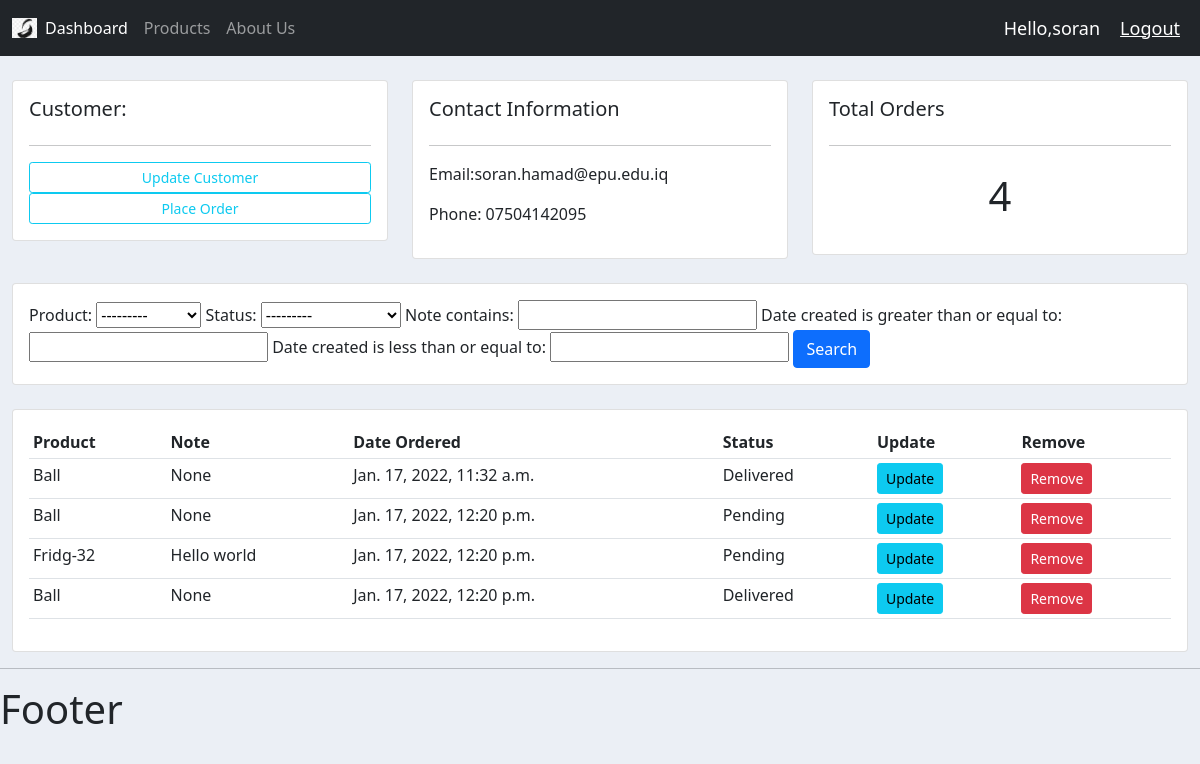
/customer/1/ (signed in), run on an earlier commit of the app's database.
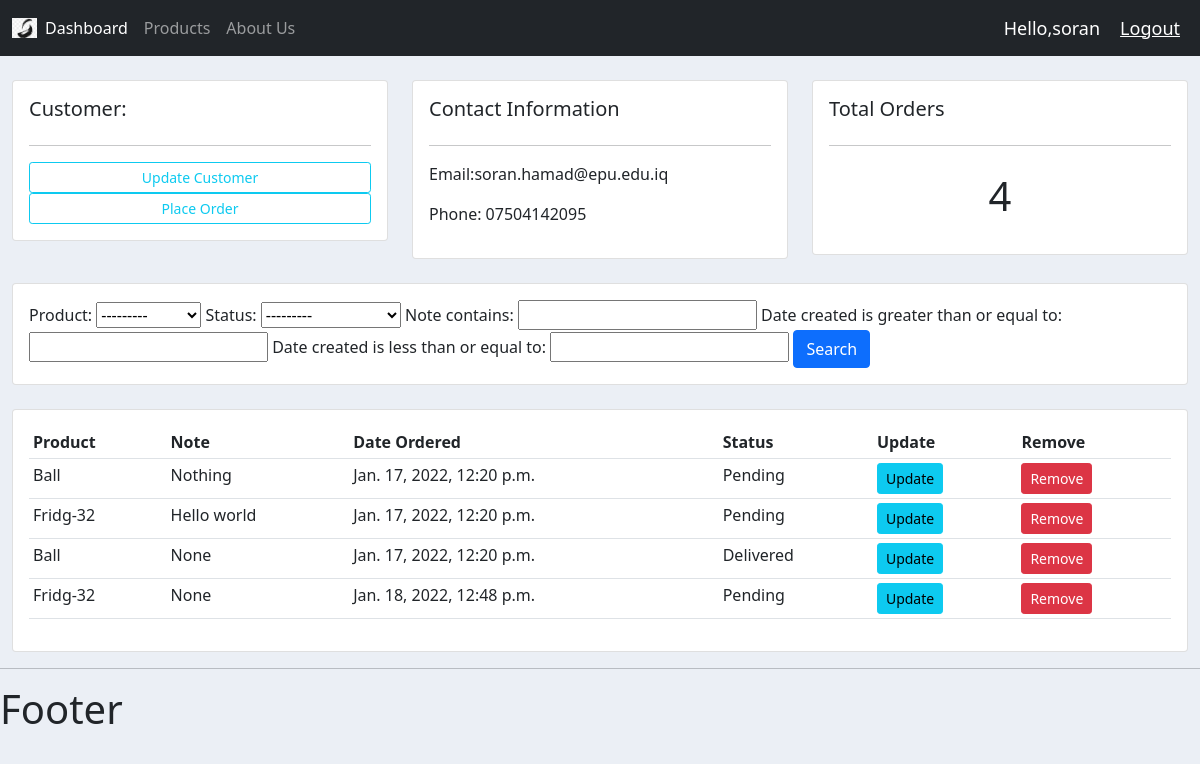
And on a later commit of the database.
### accounts/models.py (models this page shows, shortened)
class Order(models.Model):
    STATUS = (
        ('Pending', 'Pending'),
        ('Out for delivery', 'Out for delivery'),
        ('Delivered', 'Delivered')
    )
    customer = models.ForeignKey(Customer, null=True, on_delete=models.SET_NULL)
    product = models.ForeignKey(Product, null=True, on_delete=models.SET_NULL)
    date_created = models.DateTimeField(auto_now_add=True, null=True)
    status = models.CharField(max_length=200, null=True, choices=STATUS)
    note = models.CharField(max_length=1000, null=True)

class Product(models.Model):
    CATEGORY = (
        ('Indoor', 'Indoor'),
        ('Out Door', 'Out Door'),
    )
    name = models.CharField(max_length=200, null=True)
    price = models.FloatField(null=True)
    category = models.CharField(max_length=200, null=True, choices=CATEGORY)
    description = models.CharField(max_length=200, null=True, blank=True)
    date_created = models.DateTimeField(auto_now_add=True, null=True)
    tags = models.ManyToManyField(Tag)
    def __str__(self):
        return self.name

### accounts/views.py (the view)
# urls.py: path('customer/<str:pk_test>/', views.customer, name="customer"),
@login_required(login_url='login')
def customer(request, pk_test):
    customer = Customer.objects.get(id=pk_test)
    orders = customer.order_set.all()
    order_count = orders.count()
    myFiler = OrderFilter(request.GET, queryset=orders)
    orders = myFiler.qs
    context = {'customer': customer, 'orders': orders, 'order_count': order_count, 'myFilter': myFiler}
    return render(request, 'accounts/customer.html', context)

### accounts/templates/accounts/customer.html
{% extends 'accounts/main.html' %}
{% block content %}
    <br>
    <div class="row">
        <div class="col-md">
            <div class="card card-body">
                <h5>Customer:</h5>
                <hr>
                <a class="btn btn-outline-info  btn-sm btn-block" href="">Update Customer</a>
                <a class="btn btn-outline-info  btn-sm btn-block" href="{% url 'create_order' customer.id %}">Place
                    Order</a>
            </div>
        </div>
        <div class="col-md">
            <div class="card card-body">
                <h5>Contact Information</h5>
                <hr>
                <p>Email:{{ customer.email }} </p>
                <p>Phone: {{ customer.phone }}</p>
            </div>
        </div>
        <div class="col-md">
            <div class="card card-body">
                <h5>Total Orders</h5>
                <hr>
                <h1 style="text-align: center;padding: 10px">{{ order_count }}</h1>
            </div>
        </div>
    </div>
    <br>
    <div class="row">
        <div class="col">
            <div class="card card-body">
                <form method="get">
                    {{ myFilter.form }}
                    <button class="btn btn-primary" type="submit">Search</button>
                </form>
            </div>
        </div>
    </div>
    <br>
    <div class="row">
        <div class="col-md">
            <div class="card card-body">
                <table class="table table-sm">
                    <tr>
                        <th>Product</th>
                        <th>Note</th>
                        <th>Date Ordered</th>
                        <th>Status</th>
                        <th>Update</th>
                        <th>Remove</th>
                    </tr>
                    {% for order in orders %}
                        <tr>
                            <td> {{ order.product }}</td>
                            <td> {{ order.note }}</td>
                            <td> {{ order.date_created }}</td>
                            <td> {{ order.status }}</td>
                            <td><a class="btn btn-sm btn-info" href="{% url 'update_order' order.id %}">Update</a></td>
                            <td><a class="btn btn-sm btn-danger" href="{% url 'delete_order' order.id %}">Remove</a>
                            </td>
                        </tr>
                    {% endfor %}
                </table>
            </div>
        </div>
    </div>
{% endblock %}

What changed in the data, as far as the page shows it:
no longer on this page (row edited): Order: product "Ball", note "None", date_created "Jan. 17, 2022, 11:32 a.m.", status "Delivered"
changed Order: note "None" → "Nothing"
added Order: product "Fridg-32", note "None", date_created "Jan. 18, 2022, 12:48 p.m.", status "Pending"
